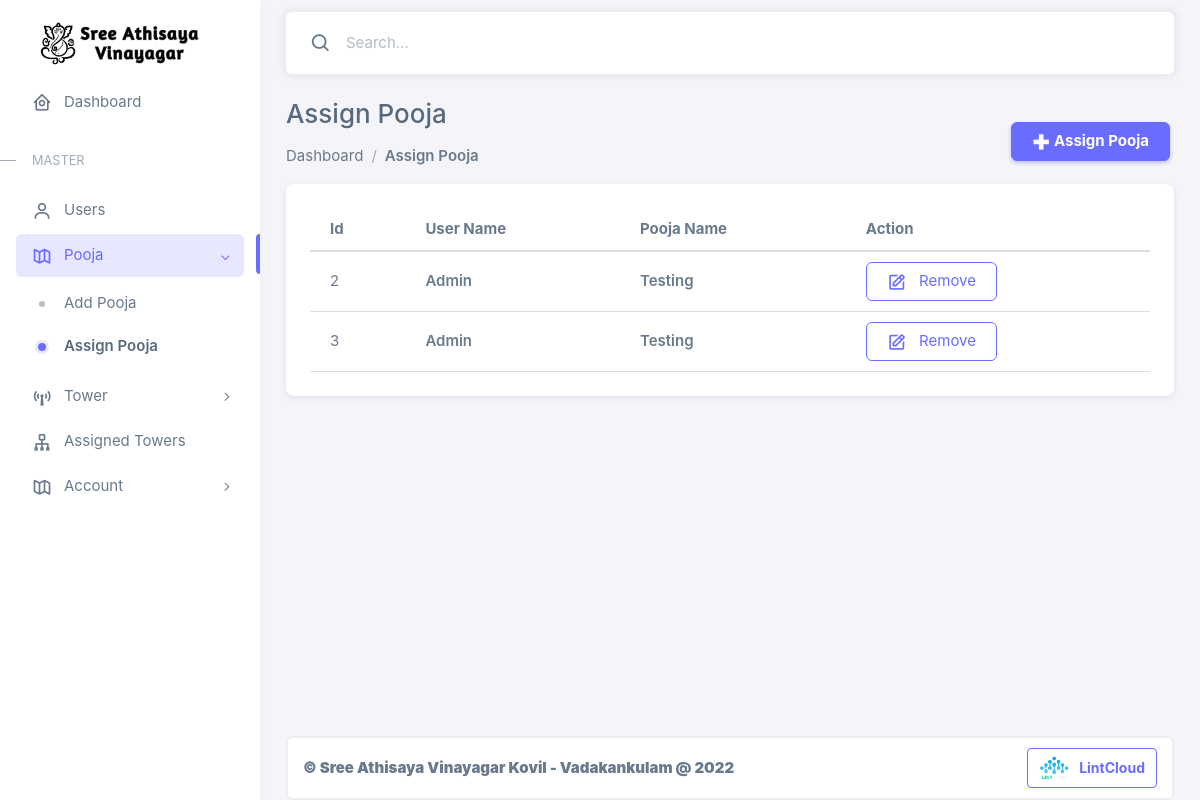
Page /assign-pooja/ on the committed database.
### dashboard/models.py (models this page shows)
class Users(models.Model):
    id = models.IntegerField(primary_key = True)
    name = models.CharField(max_length = 100 , null = True,)
    email = models.EmailField(null=True)
    phone = models.CharField(max_length = 15 , null = True)
    address = models.CharField(max_length = 200 , null = True)
    district = models.CharField(max_length = 200 , null = True)
    dob = models.DateTimeField(auto_now=False , auto_now_add = False , null = True)
    maritalstatus = models.CharField(max_length = 200 , null = True)
    marriagedate = models.DateTimeField(auto_now=False , auto_now_add = False , null = True)
    status = models.IntegerField(default = 0)
    class Meta:
        verbose_name_plural = "Users"
        ordering = ['id']
        default_permissions = ()

class Pooja(models.Model):
    id = models.IntegerField(primary_key = True)
    name = models.CharField(max_length = 200 , null = True)
    desc = models.CharField(max_length = 200 , null = True)
    amount = models.CharField(max_length = 200 , null = True)
    class Meta:
        verbose_name_plural = "Pooja"
        ordering = ['id']
        default_permissions = ()

### dashboard/views.py (the view, shortened to what this page needs)
# urls.py: path('assign-pooja/' , views.assignRegion.as_view() , name="assign_pooja"),
class assignRegion(View):
    template_name = "assign_region.html"
    def get(self , request):
        AssignPoojaData = []
        PoojaObjects = AssignPooja.objects.filter(status=0)
        for ht in PoojaObjects:
            UserData = Users.objects.get(id = ht.user_id.id)
            PoojaData = Pooja.objects.get(id = ht.pooja_id.id)
            data = {
                'id':ht.id,
                'username' : UserData.name,
                'poojaname' : PoojaData.name,
            }
            AssignPoojaData.append(data)
        context = {
            'AssignPoojaData' : AssignPoojaData,
            "poojadata" : Pooja.objects.all(),
            "userdata" : Users.objects.all(),
        }
        return render(request , self.template_name , context)

### dashboard/templates/assign_region.html (shortened to what this page needs)
{% extends 'base.html' %}
{% load static %}
{% block region_nav %} active open {% endblock %}
{% block assign_region_nav %} active {% endblock %}
{% block main_content %}
<div class="container-xxl flex-grow-1 container-p-y">
    <div class="row align-items-center">
        <div class="col">
            <h3 class="page-title">Assign Pooja</h3>
            <ul class="breadcrumb">
                <li class="breadcrumb-item"><a href="{% url 'home' %}">
                    </i>Dashboard</a>
                </li>
                <li class="breadcrumb-item active">Assign Pooja</li>
            </ul>
        </div>
        <div class="col-auto RegionView">
            <a href="javascript:void(0)" class="btn btn-primary me-1 bold" id="assignregionBtn" data-bs-toggle="modal" data-bs-target="#modalCenter">
                <i class="bx bx-plus-medical"></i> Assign Pooja
            </a>
        </div>
    </div>
    <div class="row RegionView">
        <div class="col-sm-12">
            <div class="card card-table">
                <div class="card-body">
                    <div class="table-responsive">
                        <table class="table table-center table-hover" id="regionListDT">
                            <thead>
                                <tr class="fw-bold">
                                    <td>Id</td>
                                    <td>User Name</td>
                                    <td>Pooja Name</td>
                                    <td>Action</td>
                                </tr>
                            </thead>
                            <tbody>
                                {% for obj in AssignPoojaData %}
                                    <tr>
                                        <td data-val={{obj.id}}>{{ obj.id }}</td>
                                        <td class="fw-semibold" data-val='{{ obj.username }}'>{{ obj.username }}</td>
                                        <td class="fw-semibold" data-val='{{ obj.poojaname }}'>{{ obj.poojaname }}</td>
                                        <td>
                                            <button type="button" class="btn btn-outline-primary EditBtn" data-val="{{ obj|safe }}" >
                                                <i class='menu-icon tf-icons bx bx-edit'></i> Remove</button>
                                        </td>
                                    </tr>
                                {% endfor %}
                            </tbody>
                        </table>
                    </div>
                </div>
            </div>
        </div>
    </div>
</div>
{% endblock %}

### dashboard/static/css/lc_style.css (style rules this page uses)
.bold { font-weight: bold; }

### rows in the picture
Users: username "Admin"
Pooja: poojaname "Testing" "Testing"
Users: username "Admin"

### other values in the picture
{{ obj.id }} "2" "3"
